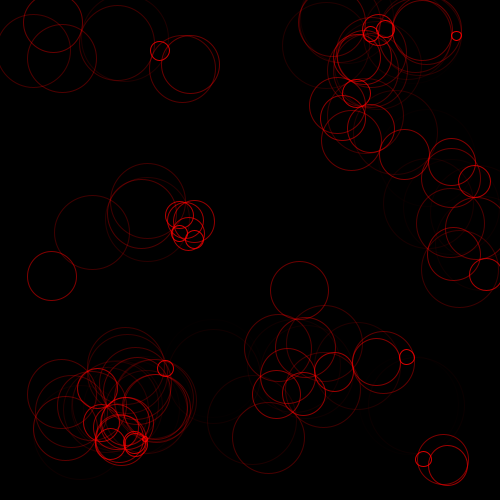
Frame 1 (no input)
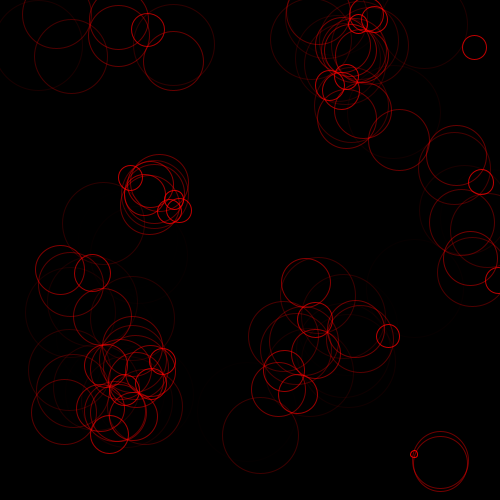
Frame 60 (the mouse pressed at the canvas centre just before this capture)
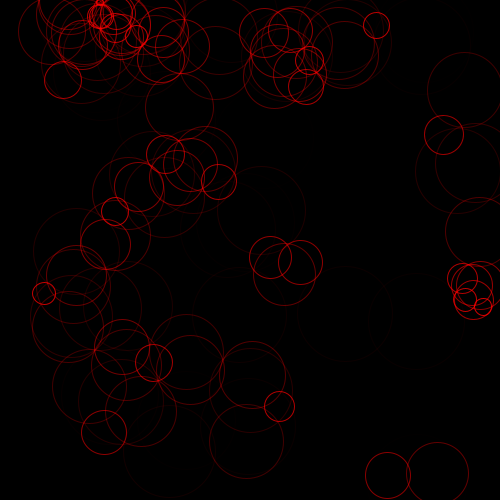
Frame 120 (the mouse held since frame 60 and released just before this capture)

The Processing sketch that drew these frames (run headless with seeded random() and noise(); from frame 60 on, the mouse is pressed at the canvas centre):

// Processing sketch: processing_27588
// ── processing_27588.pde

ParticuleNode[] pnodes;
int nbNodes = 50;
float damp = 0.0005;
float g = 10;
float closeDistance = 100;
float amort = 0.9;
void setup () {
  size(500, 500);
  background(0);
  smooth();
  noFill();
  frameRate(25);
  pnodes = new ParticuleNode[nbNodes];
  for (int i = 0; i < nbNodes; i++) {
    pnodes[i] = new ParticuleNode(i);
  }
}

void draw () {
  background(0);
  for (int i = 0; i < nbNodes; i++) {
    pnodes[i].move();
    for (int j = i + 1; j < nbNodes; j++) {
      float dist = distance(pnodes[i], pnodes[j]); 
      if (dist < closeDistance) {
        stroke(255, 0, 0, 255 * (1 - (dist / closeDistance)));
        strokeWeight(1);
        ellipse((pnodes[i].x + pnodes[j].x) / 2, (pnodes[i].y + pnodes[j].y) / 2, dist, dist);
        pnodes[i].vx += pnodes[j].vx * (closeDistance / dist) * (damp * 20);
        pnodes[i].vy += pnodes[j].vy * (closeDistance / dist) * (damp * 20);
      }
    }
    pnodes[i].draw();
  }
}

float distance (ParticuleNode a, ParticuleNode b) {
  float dx = a.x - b.x;
  float dy = a.y - b.y;
  return sqrt((dx * dx) + (dy * dy));
}

class ParticuleNode {
  float x, y, vx, vy;
  int index;

  ParticuleNode (int i) {
    index = i;
    initRandom();
  }

  void init (float ix, float iy, float ivx, float ivy) {
    x = ix;
    y = iy;
    vx = ivx;
    vy = ivy;
  }

  void initRandom () {
    x = random(width);
    y = random(height);
    vx = random(-1000, 1000);
    vy = random(-1000, 100);
  }

  void draw () {
    stroke(255);
    strokeWeight(2);
    // point(x, y);
  }

  void move () {
    vy += g;
    x += vx * (damp / 2);
    y += vy * (damp / 2);
    if (x < 0 || x > width) {
      vx = (1 - vx) * amort;
      x = min(width, max (0, x));
    }
    if (y < 0 || y > height) {
      vy = (1 - vy) * amort;
      y = min(height, max (0, y));  
    }
  }
}
